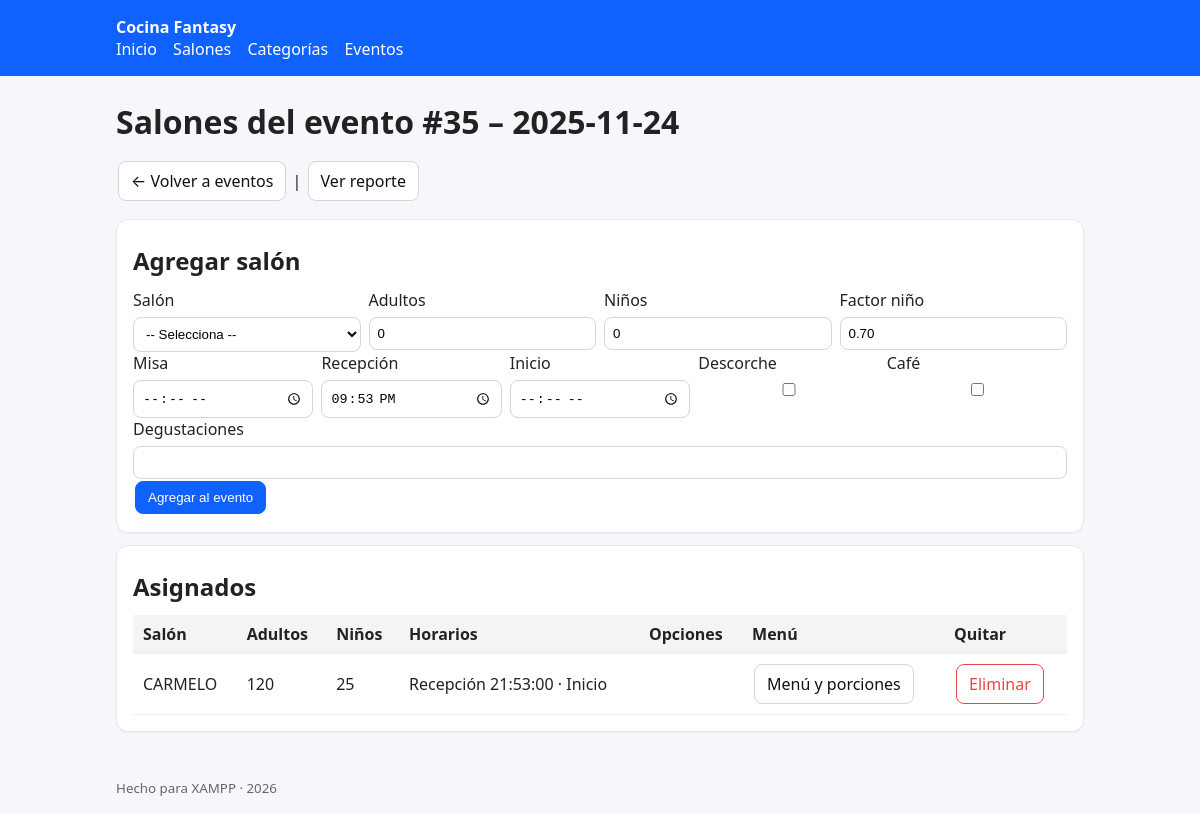
Screenshot of /evento_salones.php?id=35 with the database file from the repository.
### tables this page shows
CREATE TABLE `evento` (
  `id_evento` int(11) NOT NULL,
  `fecha` date NOT NULL,
  `titulo` varchar(150) DEFAULT NULL,
  `misa` time DEFAULT NULL,
  `recepcion` time DEFAULT NULL,
  `inicio` time DEFAULT NULL,
  `descorche` tinyint(1) NOT NULL DEFAULT 0,
  `cafe` tinyint(1) NOT NULL DEFAULT 0,
  `degustaciones` varchar(120) DEFAULT NULL,
  `notas` text DEFAULT NULL
);

CREATE TABLE `evento_salon` (
  `id_evento_salon` int(11) NOT NULL,
  `id_evento` int(11) NOT NULL,
  `id_salon` int(11) NOT NULL,
  `adultos` int(11) NOT NULL DEFAULT 0,
  `ninos` int(11) NOT NULL DEFAULT 0,
  `misa` time DEFAULT NULL,
  `recepcion` time DEFAULT NULL,
  `inicio` time DEFAULT NULL,
  `descorche` tinyint(1) NOT NULL DEFAULT 0,
  `cafe` tinyint(1) NOT NULL DEFAULT 0,
  `degustaciones` varchar(120) DEFAULT NULL,
  `factor_nino` decimal(5,2) NOT NULL DEFAULT 0.70
);

CREATE TABLE `salon` (
  `id_salon` int(11) NOT NULL,
  `nombre` varchar(80) NOT NULL,
  `alias` varchar(20) DEFAULT NULL
);

### db.php (called while the page is built, shortened)
<?php
function h($s){ return htmlspecialchars((string)$s, ENT_QUOTES, 'UTF-8'); }

### evento_salones.php (the view, shortened to what this page needs)
<?php
require_once __DIR__ . '/db.php';
require_once __DIR__ . '/header.php';
$id_evento = isset($_GET['id']) ? (int)$_GET['id'] : 0;
$ev = $pdo->prepare("SELECT * FROM evento WHERE id_evento=?"); $ev->execute([$id_evento]); $ev = $ev->fetch();
$rows = $pdo->prepare("SELECT es.*, s.nombre AS salon FROM evento_salon es JOIN salon s ON s.id_salon=es.id_salon WHERE es.id_evento=? ORDER BY salon");
$rows->execute([$id_evento]); $rows = $rows->fetchAll();
?>
<h1>Salones del evento #<?php echo $id_evento; ?> – <?php echo h($ev['fecha']); ?></h1>
<p><a class="btn" href="evento_list.php">← Volver a eventos</a> | <a class="btn" href="reporte_evento.php?id=<?php echo $id_evento; ?>">Ver reporte</a></p>
<div class="card">
  <h2>Agregar salón</h2>
  <form method="post">
    <div class="input-row">
      <label>Salón
        <select name="id_salon" required>
          <option value="">-- Selecciona --</option>
        </select>
      </label>
      <label>Adultos<input type="number" name="adultos" value="0" min="0"></label>
      <label>Niños<input type="number" name="ninos" value="0" min="0"></label>
      <label>Factor niño<input type="number" step="0.05" name="factor_nino" value="0.70"></label>
    </div>
    <div class="input-row">
      <label>Misa<input type="time" name="misa"></label>
      <label>Recepción<input type="time" name="recepcion" value="<?php echo h($ev['recepcion']); ?>"></label>
      <label>Inicio<input type="time" name="inicio" value="<?php echo h($ev['inicio']); ?>"></label>
      <label><span>Descorche</span><input type="checkbox" name="descorche" <?php echo $ev['descorche']?'checked':''; ?> ></label>
      <label><span>Café</span><input type="checkbox" name="cafe" <?php echo $ev['cafe']?'checked':''; ?> ></label>
    </div>
    <div class="input-row">
      <label>Degustaciones<input type="text" name="degustaciones" value="<?php echo h($ev['degustaciones']); ?>"></label>
    </div>
    <button class="btn primary" name="create">Agregar al evento</button>
  </form>
</div>
<div class="card">
  <h2>Asignados</h2>
  <table>
    <thead><tr><th>Salón</th><th>Adultos</th><th>Niños</th><th>Horarios</th><th>Opciones</th><th>Menú</th><th>Quitar</th></tr></thead>
    <tbody>
      <?php foreach($rows as $r): ?>
        <tr>
          <td><?php echo h($r['salon']); ?></td>
          <td><?php echo (int)$r['adultos']; ?></td>
          <td><?php echo (int)$r['ninos']; ?></td>
          <td>
            Recepción <?php echo h($r['recepcion']); ?> · Inicio <?php echo h($r['inicio']); ?>
          </td>
          <td><?php echo $r['degustaciones']? h($r['degustaciones']) : ''; ?></td>
          <td class="actions">
            <a class="btn" href="evento_menu.php?id_es=<?php echo (int)$r['id_evento_salon']; ?>">Menú y porciones</a>
          </td>
          <td><a class="btn danger" href="?id=<?php echo $id_evento; ?>&del=<?php echo (int)$r['id_evento_salon']; ?>" onclick="return confirm('¿Quitar este salón del evento?');">Eliminar</a></td>
        </tr>
      <?php endforeach; ?>
    </tbody>
  </table>
</div>
<?php require_once __DIR__ . '/footer.php'; ?>

### style.css (style rules this page uses)
* { box-sizing:border-box }
body { font-family:system-ui,-apple-system,Segoe UI,Roboto,Ubuntu,'Helvetica Neue',Arial,sans-serif;margin:0;background:#f6f7fb;color:#222 }
h1,h2 { margin:8px 0 12px }
.card { background:#fff;border:1px solid #e5e7eb;border-radius:12px;padding:16px;margin:12px 0;box-shadow:0 1px 2px rgba(0,0,0,.04) }
table { width:100%;border-collapse:collapse;background:#fff }
th,td { padding:8px 10px;border-bottom:1px solid #eee;text-align:left }
th { background:#f3f4f6 }
.actions a,.btn { display:inline-block;padding:8px 12px;border-radius:8px;border:1px solid #d0d7de;background:#fff;text-decoration:none;color:#111;margin:2px }
.btn.primary { background:#0f62fe;color:#fff;border-color:#0f62fe }
.btn.danger { border-color:#ef4444;color:#ef4444 }
.input-row { display:flex;gap:8px;flex-wrap:wrap }
.input-row label { display:flex;flex-direction:column;gap:6px;flex:1 1 140px }
input[type="text"],input[type="date"],input[type="time"],input[type="number"],select,textarea { padding:8px;border:1px solid #d1d5db;border-radius:8px;background:#fff }

### rows the page displays
evento: fecha "2025-11-24", recepcion "21:53:00"
evento_salon: id_salon.nombre "CARMELO", adultos "120", ninos "25", recepcion "21:53:00"

### other values shown
$id_evento "35"
